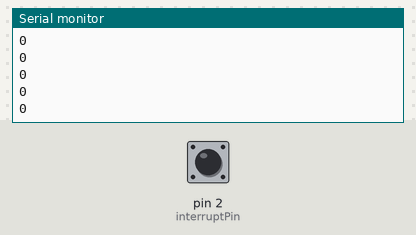
Bench run of a sketch on a simulated Arduino Uno, built with avr-gcc and run on an emulated ATmega328P. Shown: the last lines printed to the serial monitor. The inputs (shaded band) are chosen by the test bench; at power-on: pin 2 (interruptPin) HIGH.

Above: at 1.2 s.
1.3 s: pin 2 (interruptPin) pulled LOW for 0.15 s
At 1.8 s:
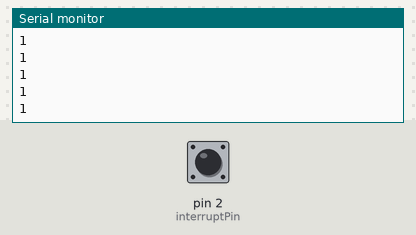
2.9 s: pin 2 (interruptPin) pulled LOW for 1 s
At 3.8 s:
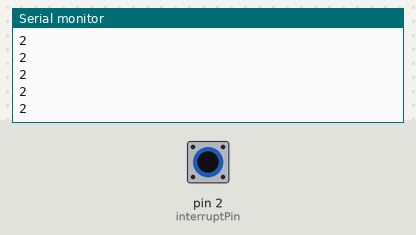
5.4 s: pin 2 (interruptPin) pulled LOW for 0.15 s
At 6.0 s:
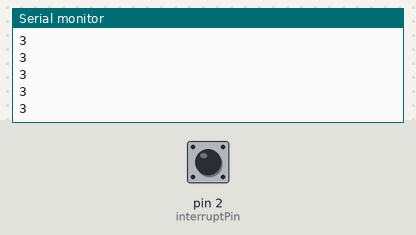
Timing chart, 0 to 7.8 s (numbered marks = the images above; inputs shaded):
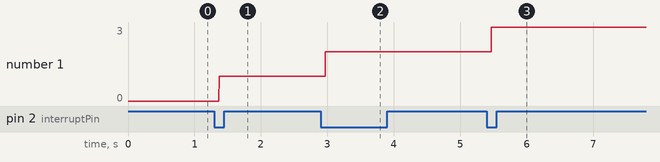

Measured:
- after the input at 1.3 s, the serial monitor: prints a new line after 0.07 s (image 1)
- after the input at 2.9 s, the serial monitor: prints a new line after 0.07 s (image 2)
- after the input at 5.4 s, the serial monitor: prints a new line after 0.07 s (image 3)
- plotted number 1: 0 → 1 after the input at 1.3 s, 1 → 2 after the input at 2.9 s, 2 → 3 after the input at 5.4 s

The sketch:

sketch_dec03a.ino
```cpp
const byte interruptPin = 2;
volatile unsigned long contPulso = 0;

void setup() {
  Serial.begin(9600);
  pinMode(interruptPin, INPUT_PULLUP);
  attachInterrupt(digitalPinToInterrupt(interruptPin), contInterrupcao, FALLING);
}

void loop() {
  Serial.println(contPulso);
  }

 void contInterrupcao(){
  contPulso++;
  }
```
